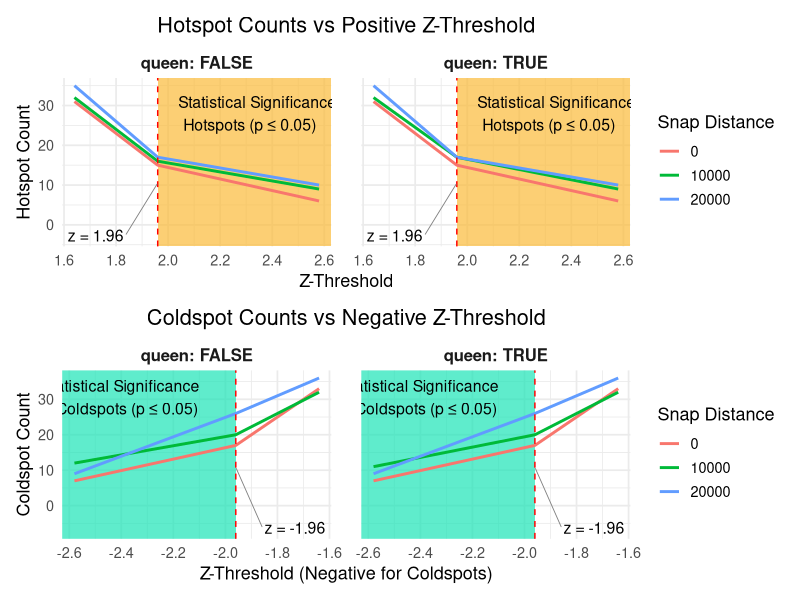
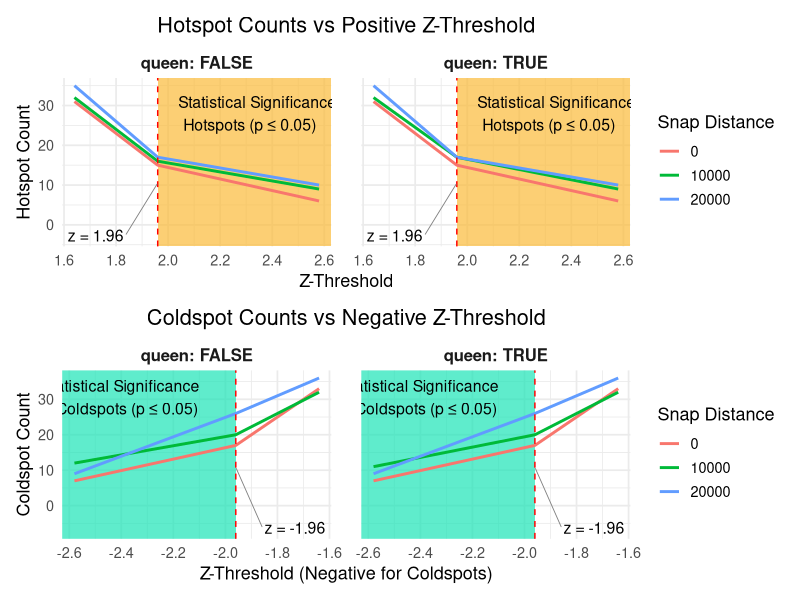

Generate these figures, in order, with R:
# ────────────────────────────────────────────────
# Load libraries
library(tidyverse)
library(here)
library(patchwork)
library(viridis)    # for turbo colors
library(ggrepel)    # for repel annotations

# ────────────────────────────────────────────────
# Load hyperparameter sweep results
results_tbl <- read_csv(here("_extra", "hyper_param_sweep.csv"), show_col_types = FALSE)

# ────────────────────────────────────────────────
# Shared plot theme
base_theme <- theme_minimal(base_size = 13)

# ────────────────────────────────────────────────
# Set cutoff for significance
z_cutoff <- 1.96

# ────────────────────────────────────────────────
# Define shading colors from viridis turbo palette
shade_hot_color <- viridis(10, option = "turbo")[7]  # bright yellow-ish
shade_cold_color <- viridis(10, option = "turbo")[4] # teal-ish

# ────────────────────────────────────────────────
# Hotspot plot (positive z)
p_hotspot <- ggplot(
  results_tbl %>% filter(!is.na(`Hotspot (Worsening)`)),
  aes(x = z, y = `Hotspot (Worsening)`, color = factor(snap))
) +
  # Shade right of cutoff line (zone of significance)
  annotate(
    "rect",
    xmin = z_cutoff, xmax = Inf,
    ymin = -Inf, ymax = Inf,
    fill = shade_hot_color,
    alpha = 0.7
  ) +
  geom_line(linewidth = 1) +
  facet_wrap(~ queen, labeller = label_both) +
  geom_vline(xintercept = z_cutoff, linetype = "dashed", color = "red") +
  # Repel annotation for vertical line
  geom_text_repel(
    data = tibble(
      x = z_cutoff,
      y = max(results_tbl$`Hotspot (Worsening)`, na.rm = TRUE) * 0.3,
      label = paste0("z = ", z_cutoff)
    ),
    aes(x = x, y = y, label = label),
    color = "black",
    nudge_x = -0.32,
    nudge_y = -0.4 * max(results_tbl$`Hotspot (Worsening)`, na.rm = TRUE),
    direction = "y",
    hjust = 1,
    segment.size = 0.3,
    segment.color = "grey50",
    size = 4
  ) +
  annotate(
    "text",
    x = z_cutoff + 0.2,
    y = max(results_tbl$`Hotspot (Worsening)`, na.rm = TRUE) * 0.8,
    label = "Statistical Significance\nHotspots (p ≤ 0.05)",
    color = "black",
    hjust = 0.2,
    size = 4
  ) +
  labs(
    title = "Hotspot Counts vs Positive Z-Threshold",
    x = "Z-Threshold",
    y = "Hotspot Count",
    color = "Snap Distance"
  ) +
  base_theme +
  theme(
    panel.spacing.x = unit(1.5, "lines"),  # increased horizontal spacing
    strip.text = element_text(size = 12, face = "bold"),  # Larger & bold facet titles
    plot.title = element_text(hjust = 0.5)
    )

# ────────────────────────────────────────────────
# Coldspot plot (negative z)
coldspot_data <- results_tbl %>%
  filter(!is.na(`Coldspot (Improving)`)) %>%
  mutate(z_neg = -z)

p_coldspot <- ggplot(
  coldspot_data,
  aes(x = z_neg, y = `Coldspot (Improving)`, color = factor(snap))
) +
  # Shade left of cutoff line (zone of significance)
  annotate(
    "rect",
    xmin = -Inf, xmax = -z_cutoff,
    ymin = -Inf, ymax = Inf,
    fill = shade_cold_color,
    alpha = 0.7
  ) +
  geom_line(linewidth = 1) +
  facet_wrap(~ queen, labeller = label_both) +
  geom_vline(xintercept = -z_cutoff, linetype = "dashed", color = "red") +
  # Repel annotation for vertical line
  geom_text_repel(
    data = tibble(
      x = -z_cutoff,
      y = max(coldspot_data$`Coldspot (Improving)`, na.rm = TRUE) * 0.3,
      label = paste0("z = -", z_cutoff)
    ),
    aes(x = x, y = y, label = label),
    color = "black",
    nudge_x = 0.3,
    nudge_y = -0.5 * max(coldspot_data$`Coldspot (Improving)`, na.rm = TRUE),
    direction = "y",
    hjust = 0,
    segment.size = 0.3,
    segment.color = "grey50",
    size = 4
  ) +
  annotate(
    "text",
    x = -z_cutoff - 0.2,
    y = max(coldspot_data$`Coldspot (Improving)`, na.rm = TRUE) * 0.85,
    label = "Statistical Significance\nColdspots (p ≤ 0.05)",
    color = "black",
    hjust = 0.9,
    size = 4
  ) +
  labs(
    title = "Coldspot Counts vs Negative Z-Threshold",
    x = "Z-Threshold (Negative for Coldspots)",
    y = "Coldspot Count",
    color = "Snap Distance"
  ) +
  base_theme +
  theme(
    panel.spacing.x = unit(1.5, "lines"),  # increased horizontal spacing
    strip.text = element_text(size = 12, face = "bold"),  # Larger & bold facet titles
    plot.title = element_text(hjust = 0.5)
  )
# ────────────────────────────────────────────────
# Combine plots vertically with equal heights
combined_plot <- p_hotspot / p_coldspot + plot_layout(heights = c(1, 1))

# ────────────────────────────────────────────────
# Save and print
ggsave(
  filename = here("_extra", "topo_lines_hotspot_coldspot_shaded_annotated.png"),
  plot = combined_plot,
  width = 8,
  height = 10
)

print(combined_plot)

cat("✅ Hotspot and Coldspot count visualizations with shading and repel annotations saved and rendered.\n")
